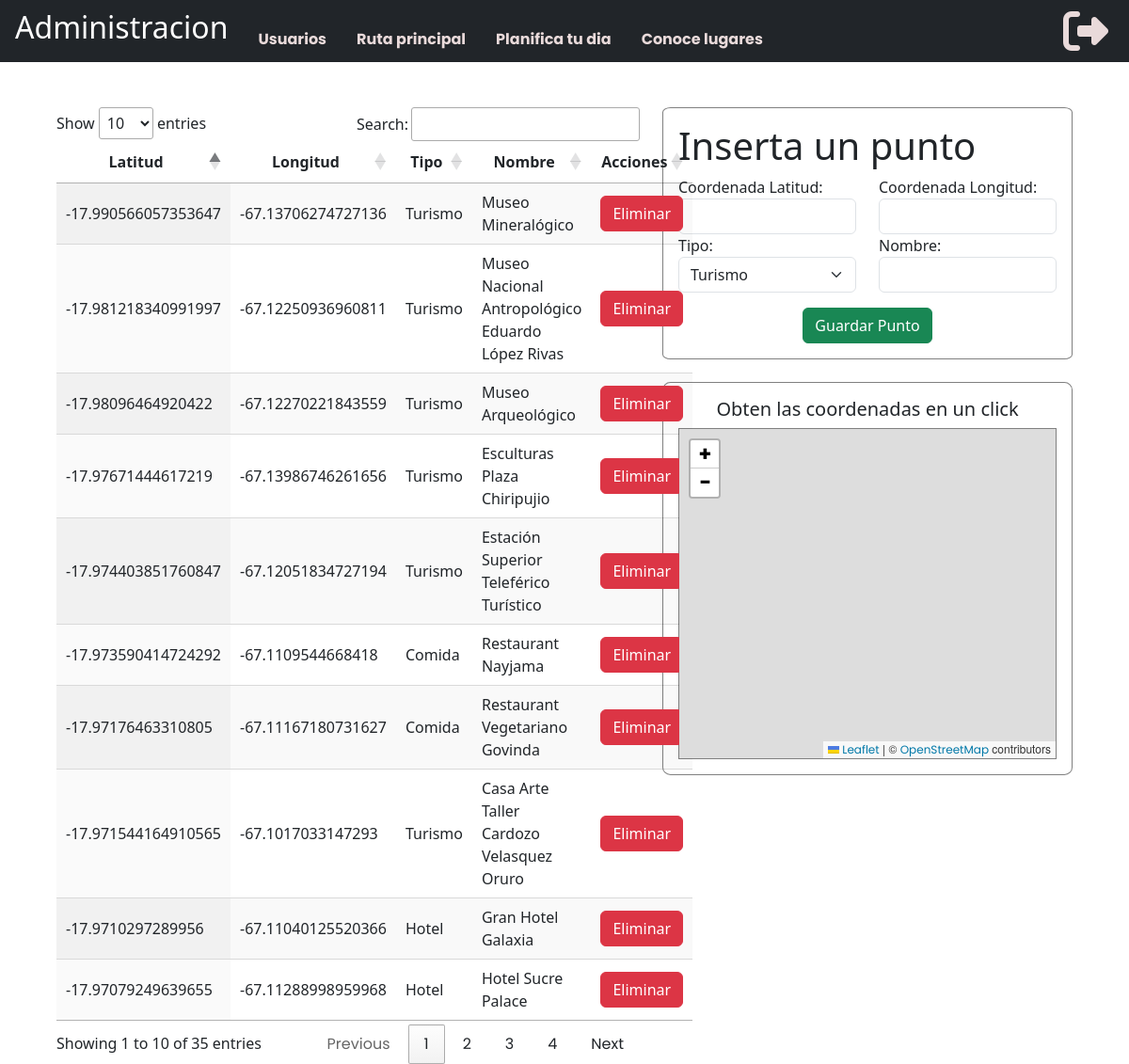
The app's page /planifica_admin/ (signed in) with its own data.
### myapp/models.py (models this page shows, shortened)
class punto_planifica(models.Model):
    coord_lat = models.FloatField()
    coord_lng = models.FloatField()
    titulo = models.CharField(max_length=255)
    name = models.CharField(max_length=255)

### myapp/views.py (the view)
# urls.py: path("planifica_admin/", views.planifica_admin, name="planifica_admin"),
@login_required
def planifica_admin(request):
    if request.method == "POST":
        coord_lat = request.POST.get("coord_lat")
        coord_lng = request.POST.get("coord_lng")
        titulo = request.POST.get("titulo")
        nombre = request.POST.get("nombre")
        punto = punto_planifica.objects.create(
            coord_lat=coord_lat,
            coord_lng=coord_lng,
            titulo=titulo,
            name=nombre,
        )
        puntos = punto_planifica.objects.all()
        return render(request, "planifica_admin.html", {"puntos": puntos})
    else:
        puntos = punto_planifica.objects.all()
        return render(request, "planifica_admin.html", {"puntos": puntos})

### myapp/templates/planifica_admin.html (shortened to what this page needs)
{% extends 'administrador.html' %} {% block content %}
{% load static %}
<div>
    <div class="m-5 row">
        <div class="col-7">
            <table id="planificaTable" class="display">
                <thead>
                    <tr>
                        <th class="text-center">Latitud</th>
                        <th class="text-center">Longitud</th>
                        <th class="text-center">Tipo</th>
                        <th class="text-center">Nombre</th>
                        <th class="text-center">Acciones</th>
                    </tr>
                </thead>
                <tbody>
                    {% for punto in puntos %}
                    <tr>
                        <td>{{ punto.coord_lat }}</td>
                        <td>{{ punto.coord_lng }}</td>
                        <td>{{ punto.titulo }}</td>
                        <td>{{ punto.name }}</td>
                        <td class="text-center">
                            <button class="borrar-planifica btn btn-danger" data-id="{{ punto.id }}">Eliminar</button>
                        </td>
                    </tr>
                    {% endfor %}
                </tbody>
            </table>
        </div>
      <div class="col-5">
            <div class="container p-3" style="border: solid gray 1px; border-radius: 2%;">
                <h1>Inserta un punto</h1>
                <form method="post">
                    <div class="row">
                        <div class="col-6">
                            <label for="id_coord_lat_pla">Coordenada Latitud:</label>
                            <input type="text" class="form-control" id="id_coord_lat_pla" name="coord_lat" required>
                        </div>
                        <div class="col-6">
                            <label for="id_coord_lng_pla">Coordenada Longitud:</label>
                            <input type="text" class="form-control" id="id_coord_lng_pla" name="coord_lng" required>
                        </div>
                    </div>
                    <div class="row">
                        <div class="col-6">
                            <label for="id_titulo">Tipo:</label>
                            <select class="form-select" aria-label="Seleccionar opción" id="id_titulo_ini" name="titulo"
                                required>
                                <option selected value="Turismo">Turismo</option>
                            </select>
                        </div>
                        <div class="col-6">
                            <label for="id_nombre">Nombre:</label>
                            <input type="text" class="form-control" id="id_nombre" name="nombre" required>
                        </div>
                    </div>
                    <div class="mt-3 text-center">
                        <button class="btn btn-success" type="submit">Guardar Punto</button>
                    </div>
                </form>
            </div>
            <div class="container mt-4 p-3 text-center" style="border: solid gray 1px; border-radius: 2%;">
                <h5>Obten las coordenadas en un click</h5>
                <div id="content" style="border: solid 1px gray;">
                    <div style="height: 350px; cursor: context-menu;" id="map_admin2"></div>
                </div>
            </div>
        </div>
    </div>
</div>
{% endblock %}

### myapp/static/css/styles.css (style rules this page uses)
html, body { height: 100%; margin: 0; padding: 0; }
body { background-size: cover; background-position: center; }
body { font-family: "Poppins", sans-serif; background: #fafafa; }
#content { width: 100%; transition: all 0.3s; }

### myapp/static/css/styles3.css (style rules this page uses)
option { background-color: #1c0015; font: condensed 70% sans-serif; color: white; }

### records on screen
punto_planifica: coord_lat "-17.97079249639655", coord_lng "-67.11288998959968", titulo "Hotel", name "Hotel Sucre Palace"
punto_planifica: coord_lat "-17.9710297289956", coord_lng "-67.11040125520366", titulo "Hotel", name "Gran Hotel Galaxia"
punto_planifica: coord_lat "-17.973590414724292", coord_lng "-67.1109544668418", titulo "Comida", name "Restaurant Nayjama"
punto_planifica: coord_lat "-17.97176463310805", coord_lng "-67.11167180731627", titulo "Comida", name "Restaurant Vegetariano Govinda"
punto_planifica: coord_lat "-17.981218340991997", coord_lng "-67.12250936960811", titulo "Turismo", name "Museo Nacional Antropológico Eduardo López Rivas"
punto_planifica: coord_lat "-17.990566057353647", coord_lng "-67.13706274727136", titulo "Turismo", name "Museo Mineralógico"
punto_planifica: coord_lat "-17.971544164910565", coord_lng "-67.1017033147293", titulo "Turismo", name "Casa Arte Taller Cardozo Velasquez Oruro"
punto_planifica: coord_lat "-17.974403851760847", coord_lng "-67.12051834727194", titulo "Turismo", name "Estación Superior Teleférico Turístico"
punto_planifica: coord_lat "-17.98096464920422", coord_lng "-67.12270221843559", titulo "Turismo", name "Museo Arqueológico"
punto_planifica: coord_lat "-17.97671444617219", coord_lng "-67.13986746261656", titulo "Turismo", name "Esculturas Plaza Chiripujio"
